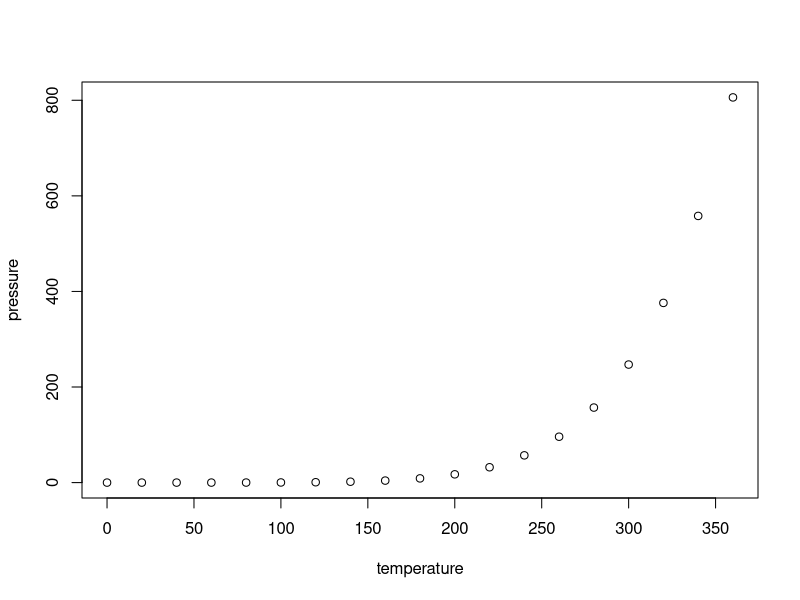
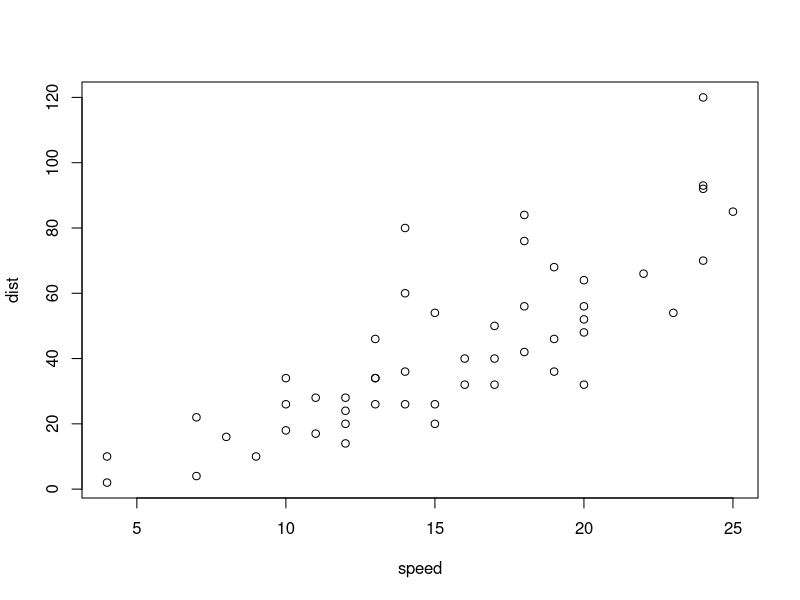
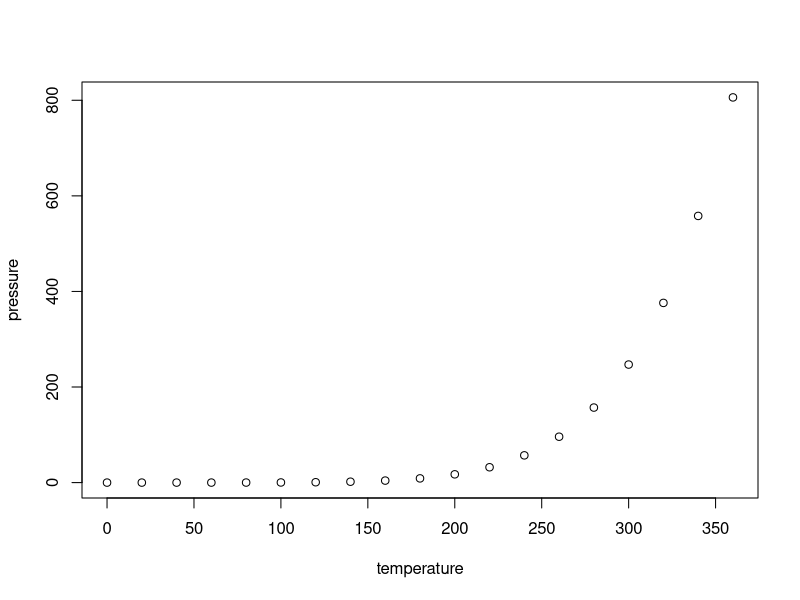
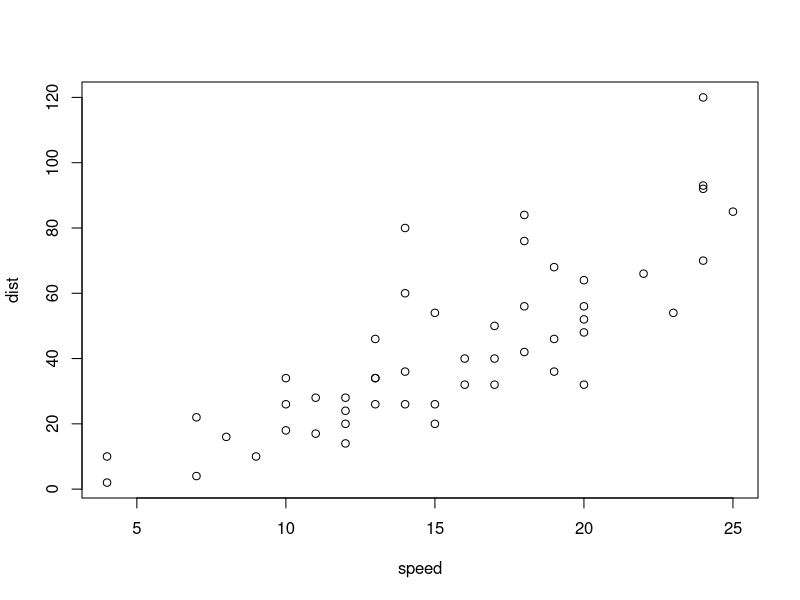
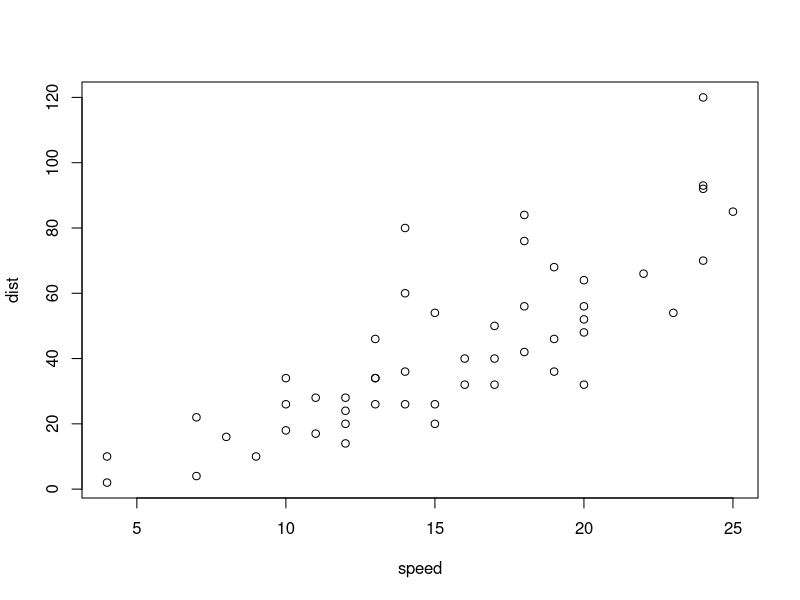
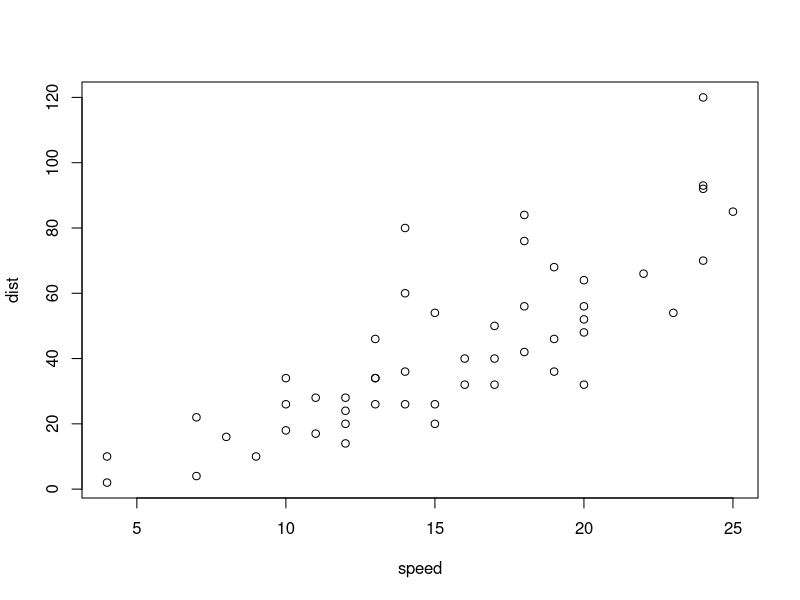
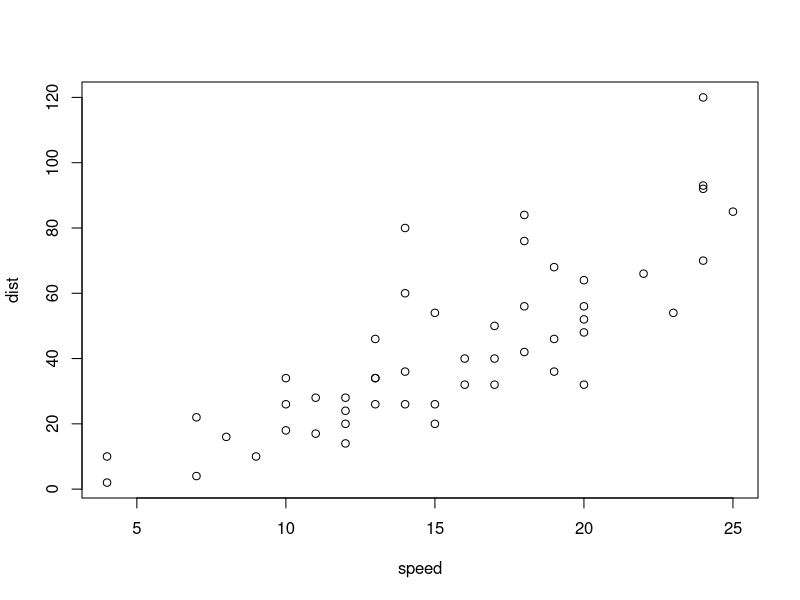

The R script that drew these images, in order:
## ---- chunk 1
knitr::opts_chunk$set(echo = TRUE)
## ---- chunk 2
summary(cars)

lm(cars)


## ---- chunk 3

plot(pressure)

plot(cars)
 # Brett adding in some text

## ---- chunk 4

plot(pressure)

plot(cars)

plot(cars)
plot(cars)
plot(cars)


